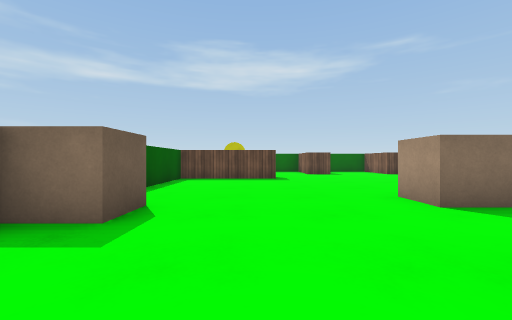
View 1 (above)

12 first-person views from a walk through a scene from a Unity 3-D project. The camera is 0.62 m above the floor, looks level and sees 90° across. The floor is counted in squares, 1 m on a side. Each view is taken from the middle of a square. On the plan, view 1 faces up. The plan holds only what a view shows up to about 9 squares ahead; the rest is blank. The place goes on beyond the plan. The player is left out. Surface patterns are stand-ins for the level's own textures.

View 2
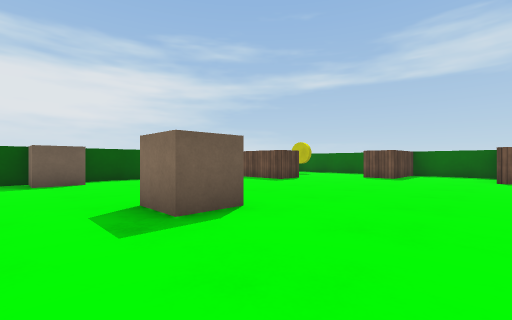

View 3
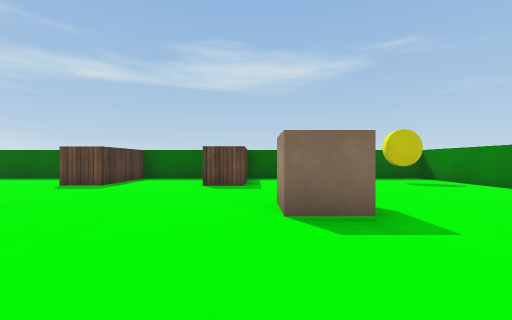

View 4
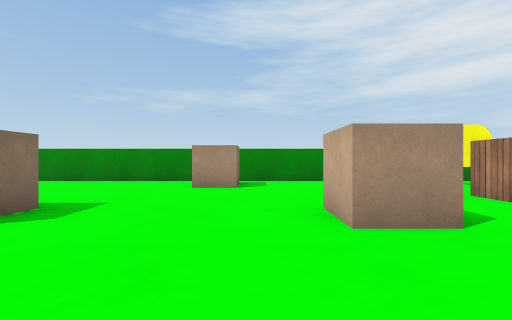

View 5
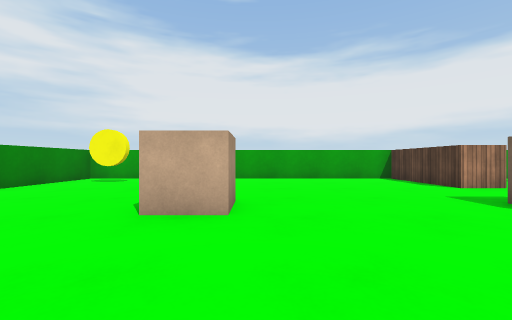

View 6
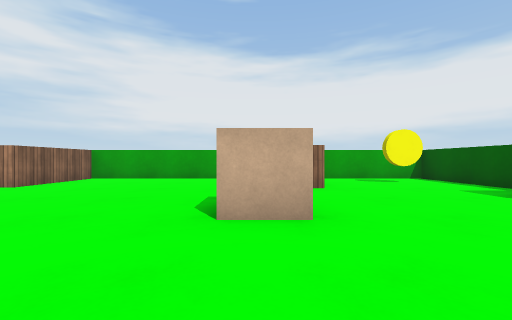

View 7
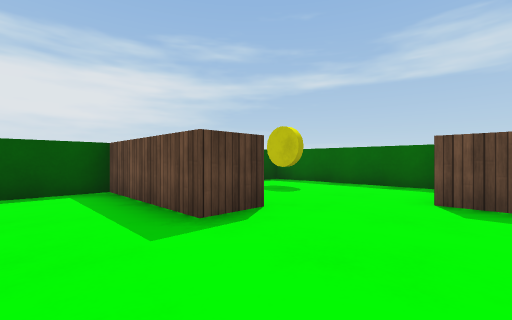

View 8
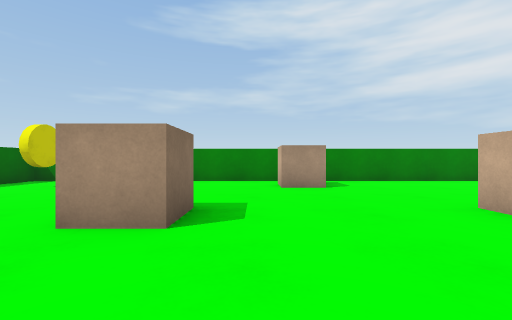

View 9
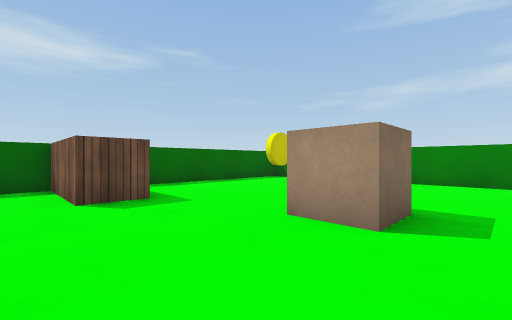

View 10
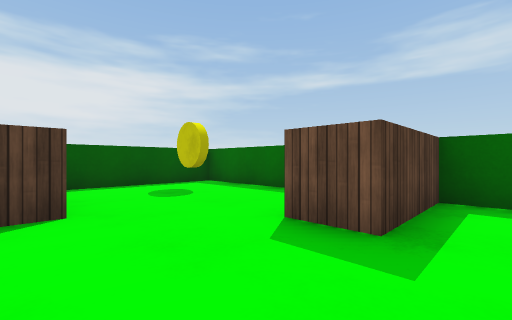

View 11
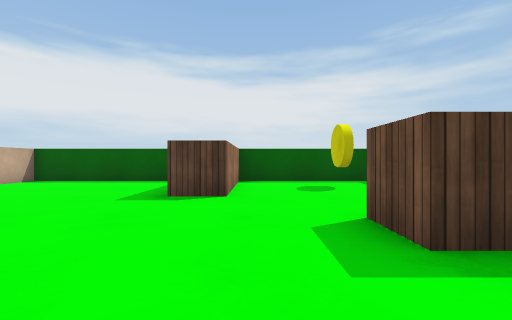

View 12
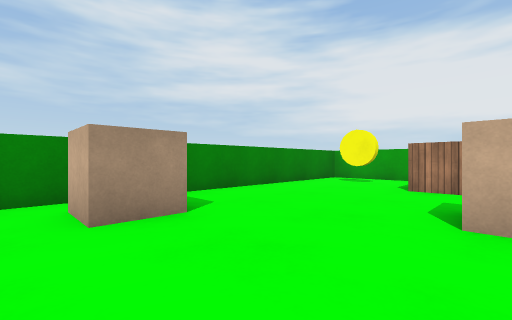

### Floor plan
Points are (right, up) in squares from view 1. A wall is a line through its corners. A room is listed if a view was taken in it or the views show most of it. See-through windows are left out.
Room 1 (views 1, 2, 3, 4, 5, 6, 7, 8, 9, 10, 11, 12)
walls: (6.8, 11.2) (5.7, 11.2) (5.7, 13.5) (3.3, 13.5) (3.3, 11.2) (2.2, 11.2); (1.4, 1.3) (2.5, 1.3) (2.5, -1.5) (8.5, -1.5) (8.5, 1.3) (9.5, 1.3); (6.7, 13.1) (6.7, 11.5); (1.9, 13.5) (-2.5, 13.5) (-2.5, 9.5) (0.7, 9.5) (0.7, 8.5) (-2.5, 8.5) (-2.5, -1.5) (0.8, -1.5); (10.1, -1.5) (12.5, -1.5) (12.5, 13.5) (6.8, 13.5)
objects: cube (-2, 3); yellow coin (-1, 0); yellow coin (-1, 12); cube (3, 4); cube (8, 3) to (8, 4); cube (8, 8) to (8, 9); yellow coin (11, 0); cube (11, 6); yellow coin (11, 12)

Positions as (right, up) in squares from view 1, and headings:
1: (0, 0), facing up
2: (6, 2), facing up-left
3: (7, 5), facing up
4: (5, 5), facing right
5: (7, 7), facing down
6: (3, 7), facing down
7: (3, 7), facing up-left
8: (5, 7), facing right
9: (5, 7), facing up-right
10: (4, 9), facing up-left
11: (5, 10), facing left
12: (8, 7), facing down-right
